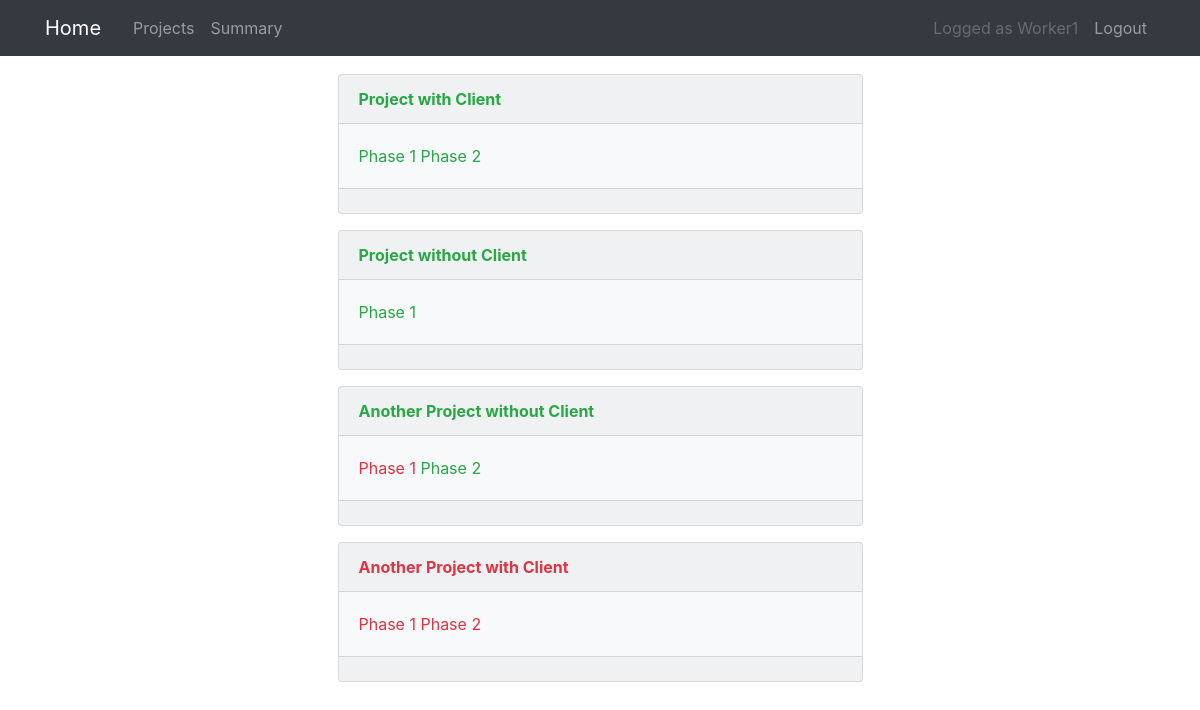
Before: /projects/ (signed in) with the older database file.
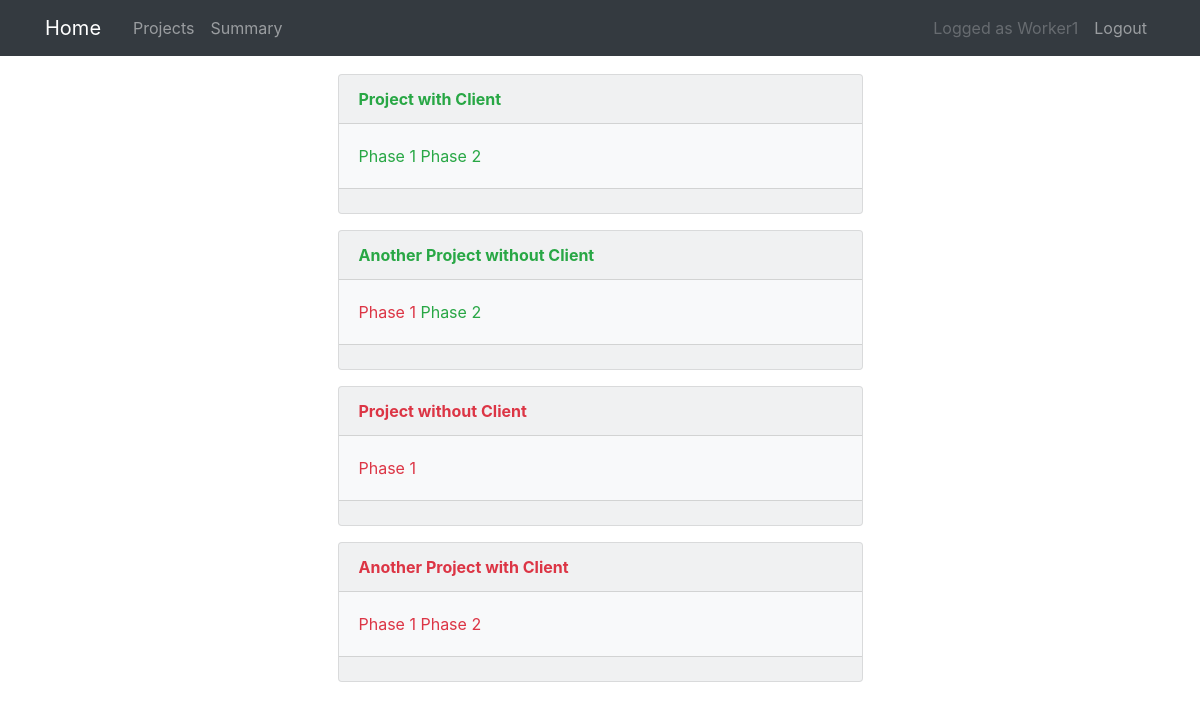
After: the same page with the newer database file.
### projects/models.py (models this page shows, shortened)
class Project(models.Model):
    title = models.CharField(max_length=100)
    description = models.TextField()
    manager = models.ForeignKey(
        User,
        on_delete=models.SET_NULL,
        related_name="manager_project_set",
        null=True,
    )
    worker = models.ManyToManyField(User, related_name="worker_project_set")
    client = models.ManyToManyField(User, related_name="client_project_set")
    price_per_hour = models.PositiveIntegerField(blank=True, null=True)
    client_detail = models.ForeignKey(
        ClientDetail, on_delete=models.SET_NULL, blank=True, null=True
    )
    ongoing = models.BooleanField(default=True)

class ProjectPhase(models.Model):
    title = models.CharField(max_length=100, null=True)
    project = models.ForeignKey(Project, on_delete=models.CASCADE)
    ongoing = models.BooleanField(default=True)
    dates = models.TextField(default="[]")

### projects/views.py (the view)
# urls.py: path("projects/", MyProjectsListView.as_view(), name="project-list"),
class MyProjectsListView(
    LoginRequiredMixin, PermissionRequiredMixin, ListView
):
    template_name = "projects/project_list"
    context_object_name = "projects"
    def get_queryset(self):
        user = get_object_or_404(User, id=self.request.user.id)
        if user.groups.exists():
            group_name = user.groups.all()[0].name.lower()
            if group_name == "worker":
                queryset = Project.objects.filter(worker=user).order_by(
                    "-ongoing"
                )
            elif group_name == "manager":
                queryset = Project.objects.filter(manager=user).order_by(
                    "-ongoing"
                )
            elif group_name == "client":
                queryset = Project.objects.filter(client=user).order_by(
                    "-ongoing"
                )
            return queryset
        else:
            raise Http404("Cannot view projects.")
    permission_required = "projects.view_project"

### projects/templates/projects/project_list.html (shortened to what this page needs)
{% extends "projects/base.html" %}
{% block content2 %}
{% for project in projects %}
<div class="container">
    <div class="row justify-content-center">
        <div class="col-6">
            <div class="card bg-light mb-3">
                <div class="card-header">
                    {% if project.ongoing %}
                    <strong class="text-success">{{ project.title }} </strong>
                    {% else %}
                    <strong class="text-danger">{{ project.title }} </strong>
                    {% endif %}
                </div>
                <div class="card-body">
                    <p class="card-text">
                        {% for phase in project.projectphase_set.all %}
                        {% ifequal user.groups.all.0|stringformat:"s" 'Worker' %}
                        {% if phase.ongoing %}
                        <a class="text-success"
                            href="{% url 'worker-projectphase-detail' phase.id %}">{{ phase.title }}</a>
                        {% else %}
                        <a class="text-danger"
                            href="{% url 'worker-projectphase-detail' phase.id %}">{{ phase.title }}</a>
                        {% endif %}
                        {% else %}
                        {% if phase.ongoing %}
                        <a class="text-success" href="{% url 'projectphase-detail' phase.id %}">{{ phase.title }}</a>
                        {% else %}
                        <a class="text-danger" href="{% url 'projectphase-detail' phase.id %}">{{ phase.title }}</a>
                        {% endif %}
                        {% endifequal %}
                        {% endfor %}
                    </p>
                </div>
                <div class="card-footer">
                </div>
            </div>
        </div>
    </div>
</div>
{% endfor %}
{% endblock content2%}

### projects/templates/projects/base.html (shortened to what this page needs)
{% load static %}
<!DOCTYPE html>
<html>
<head>
  <link rel="stylesheet" href="https://maxcdn.bootstrapcdn.com/bootstrap/4.0.0/css/bootstrap.min.css"
>
  <link rel="stylesheet" type="text/css" href="{% static 'projects/main.css' %}">
</head>
<body>
  <header>
    <nav class="navbar navbar-expand-md navbar-dark bg-dark">
      <div class="container">
        <a class="navbar-brand mr-4" href="{% url 'project-home' %}">Home</a>
        <div class="collapse navbar-collapse" id="navbarToggle">
          <div class="navbar-nav mr-auto">
            {% if user.is_authenticated %}
            {% if perms.projects.view_project %}
            {% if not request.user.is_staff %}
            <a class="nav-item nav-link" href="{% url 'project-list' %}">Projects</a>
            {% endif %}
            {% endif %}
            {% endif %}
            {% ifequal user.groups.all.0|stringformat:"s" 'Worker' %}
            <a class="nav-link" href="{% url 'worker-summary' user.id %}">Summary</a>
            {% endifequal %}
          </div>
          <div class="navbar-nav">
            {% if user.is_authenticated %}
            <a class="nav-link disabled" href="#">Logged as {{ user.username }}</a>
            <a class="nav-item nav-link" href="{% url 'logout' %}">Logout</a>
            {% else %}
            <a class="nav-item nav-link" href="{% url 'login' %}">Login</a>
            {% endif %}
          </div>
        </div>
      </div>
    </nav>
  </header>
  <main class="container">
    <div class="row">
      <div class="col-1">
      </div>
      <div class="col-10">
      </div>
      <div class="col-1"></div>
    </div>
    {% block content2 %}{% endblock %}
  </main>
</body>
</html>

### projects/static/projects/main.css (style rules this page uses)
.navbar { margin-bottom: 2ex; }

Changed rows visible on the page:
shown differently, row unchanged: Project "Another Project without Client": moves up the list
changed Project "Project without Client": ongoing True → False (drawn)
changed ProjectPhase (number 5 of 7 on the later page): ongoing True → False (drawn)
